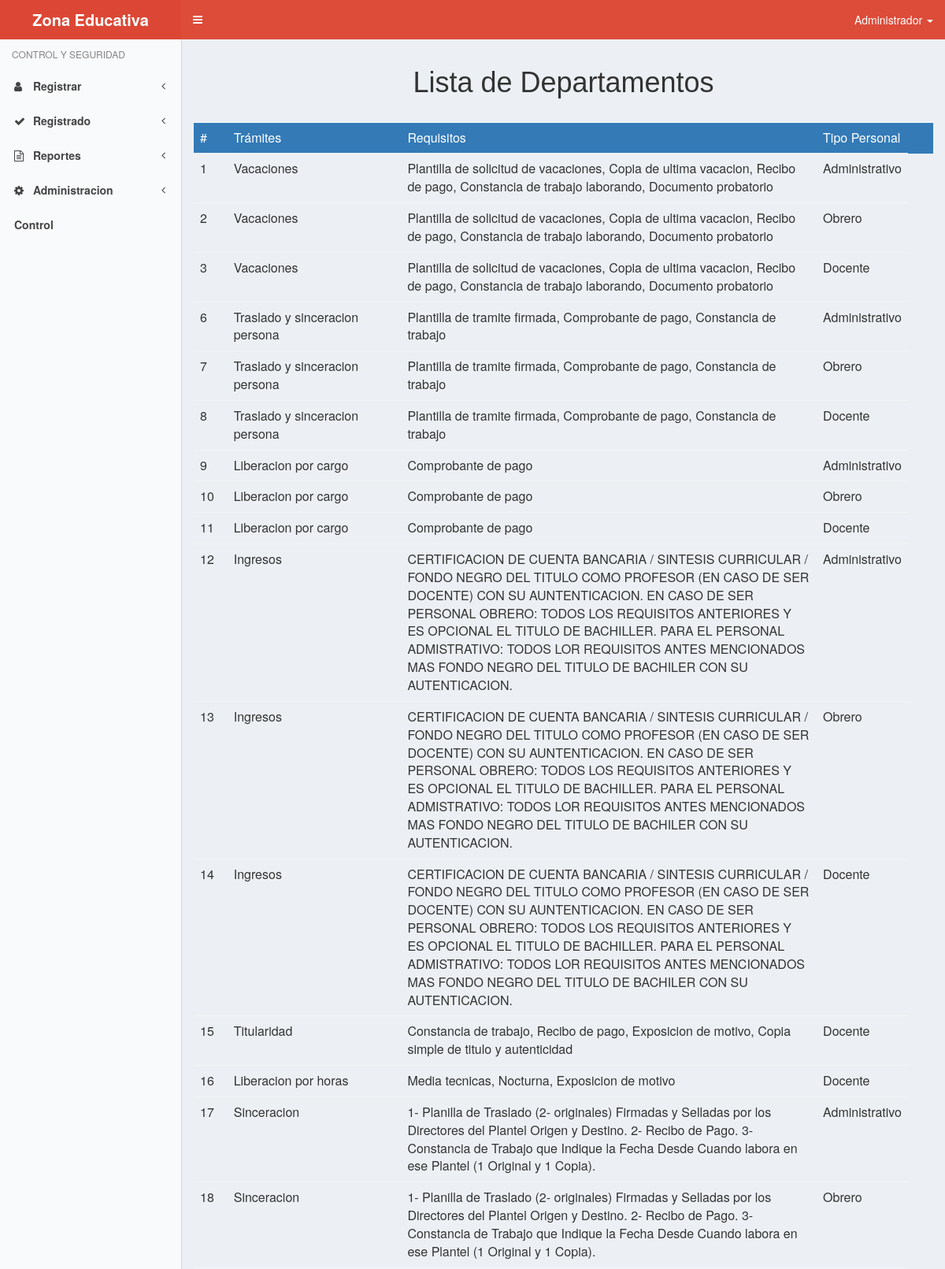
/admin/tramite.php (signed in, upper part), run on the app's committed database.
### tables this page shows
CREATE TABLE `tramites` (
  `id_tramites` int(11) NOT NULL,
  `nombre_tramite` varchar(500) NOT NULL,
  `requisitos_id` int(11) NOT NULL,
  `tipopersonal_id` int(11) NOT NULL
);

CREATE TABLE `requisitos` (
  `id_requisitos` int(11) NOT NULL,
  `nombre_requisito` varchar(1000) NOT NULL
);

CREATE TABLE `tipo_personal` (
  `id_tipopersonal` int(11) NOT NULL,
  `nombre_tipo` varchar(200) NOT NULL
);

### admin/tramite.php (the view, shortened to what this page needs)
<?php include ("navbar.php");?>
<?php
    $conexion=conectarse();
    $registros = mysqli_query($conexion,"SELECT * FROM tramites INNER JOIN requisitos ON (tramites.requisitos_id=requisitos.id_requisitos) INNER JOIN tipo_personal ON (tramites.tipopersonal_id=tipo_personal.id_tipopersonal) WHERE id_tramites>=1 ORDER BY 1 ") or
    die("Problemas en el select:".mysqli_error($conexion));
?>
<div class="content-wrapper">
      <div class="content">
        <div class="row">
  <div class="col-md-12">
    <center><h1>Lista de Departamentos</h1></center>
<br>
           <table class="table table-hover" style="border-color: #337ab7;">
          <tr style="color: #fff; background-color: #337ab7; border-color: #337ab7;">
          <th>#</th>
          <th>Trámites</th>
          <th>Requisitos</th>
          <th>Tipo Personal</th>
          <th></th>
          <th></th>
        <?php ; while ($reg=mysqli_fetch_array($registros)) :?>
         <?php include ('modal/editarTra.php'); ?>
         <tr>
          <td> <?php echo ($reg['id_tramites']); ?> </td>
          <td> <?php echo ($reg['nombre_tramite']); ?> </td>
           <td> <?php echo ($reg['nombre_requisito']);?></td>
          <td> <?php echo ($reg['nombre_tipo']);?></td>
        </tr>
        </tr>
<?php endwhile; ?>
        </table>
  </div>
</div>        </div>
      </div>
<?php include ("footer.php"); ?>

### admin/navbar.php (shortened to what this page needs)
<?php
if($_SESSION['ok']=="ok")
{
?>
<html lang="es">
  <head>
    <link rel="stylesheet" type="text/css" href="css/codrops.css" media="all">
    <link rel="stylesheet" type="text/css" href="css/slideshow.css" media="all">
    <link href="css/bootstrap.css" rel="stylesheet" type="text/css" />
    <link rel = "stylesheet" type = "text/css" href = "css/jquery-ui.css"/>
    <link href="css/font-awesome.css" rel="stylesheet" type="text/css" />
    <link href="css/Admin.css" rel="stylesheet" type="text/css" />
    <link href="css/skin-red-light.css" rel="stylesheet" type="text/css" />
  </head>
  <body class="skin-red-light sidebar-mini">
    <div class="wrapper">
            <header class="main-header">
        <a href="principal.php" class="logo">
          <span><b>Zona Educativa</b></span>
        </a>
 <nav class="navbar navbar-static-top" role="navigation">
          <a href="#" class="sidebar-toggle" data-toggle="offcanvas" role="button">
          </a>
          <div class="navbar-custom-menu">
            <ul class="nav navbar-nav">
              <li class="dropdown user user-menu">
                <a href="#" class="dropdown-toggle" data-toggle="dropdown">
                  <span class=""><?php echo $_SESSION['rol']; ?>
                   <b class="caret"></b> </span>
<br>
                </a>
              </li>
            </ul>
          </div>
        </nav>
      </header>
      <aside class="main-sidebar">
        <section class="sidebar" style="height:auto;">
           <ul class="sidebar-menu">
            <li class="header">CONTROL Y SEGURIDAD</li>
            <li><a href="#"><i class='fa fa-user'></i> <span>Registrar</span> <i class="fa fa-angle-left pull-right"></i></a>
                </li>
                <li><a href="#"><i class='fa fa-check'></i> <span>Registrado</span> <i class="fa fa-angle-left pull-right"></i></a>
                </li>
<li><a href="#"><i class='fa fa-file-text-o'></i> <span>Reportes</span> <i class="fa fa-angle-left pull-right"></i></a>
                </li>
            <li><a href="#"><i class='fa fa-cog'></i> <span>Administracion</span> <i class="fa fa-angle-left pull-right"></i></a>
            </li>
            <li><a href="control.php"><i class=''></i> <span>Control</span></a></li>
        </section>
</aside>
 <?php
}
else
{
  header("location: ../index.php");
}
?>

### admin/modal/editarTra.php (shortened to what this page needs)
<div class="modal" id="EditarTra<?php echo $reg["id_tramites"];?>" tabindex="-1" role="dialog" aria-labellebdy="myModalLabel" aria-hidden="true">

### admin/footer.php (shortened to what this page needs)
<br>
<br>
</div>
</body>
</html>

### admin/css/codrops.css (style rules this page uses)
body,div,dl,dt,dd,ul,ol,li,h1,h2,h3,h4,h5,h6,pre,form,fieldset,input,textarea,p,blockquote,th,td { margin:0; padding:0; }
html,body { margin:0; padding:0; }
table { border-collapse:collapse; border-spacing:0; }
address,caption,cite,code,dfn,th,var { font-style:normal; font-weight:normal; }
ol,ul { list-style:none; }
caption,th { text-align:left; }
h1,h2,h3,h4,h5,h6 { font-size:100%; font-weight:normal; }
body { font-family: Constantia, Palatino, "Palatino Linotype", "Palatino LT STD", Georgia, serif; background: #000; font-weight: 400; font-size: 15px; color: #aa3e03; }
a { color: #333; text-decoration: none; }

### admin/css/skin-red-light.css (style rules this page uses)
.skin-red-light .main-header .navbar { background-color: #dd4b39; }
.skin-red-light .main-header .navbar .nav > li > a { color: #ffffff; }
.skin-red-light .main-header .navbar .sidebar-toggle { color: #ffffff; }
.skin-red-light .main-header .navbar .sidebar-toggle { color: #fff; }
.skin-red-light .main-header .logo { background-color: #dd4b39; color: #ffffff; border-bottom: 0px solid transparent; }
.skin-red-light .wrapper, .skin-red-light .main-sidebar, .skin-red-light .left-side { background-color: #f9fafc; }
.skin-red-light .content-wrapper, .skin-red-light .main-footer { border-left: 1px solid #d2d6de; }
.skin-red-light .sidebar-menu > li { -webkit-transition: border-left-color 0.3s ease; -o-transition: border-left-color 0.3s ease; transition: border-left-color 0.3s ease; }
.skin-red-light .sidebar-menu > li.header { color: #848484; background: #f9fafc; }
.skin-red-light .sidebar-menu > li > a { border-left: 3px solid transparent; font-weight: 600; }
.skin-red-light .sidebar a { color: #444444; }

### data on the page
tramites: id_tramites "1", nombre_tramite "Vacaciones", requisitos.nombre_requisito "Plantilla de solicitud de vacaciones, Copia de ultima vacacion, Recibo de pago, Constancia de trabajo laborando, Documento probatorio", tipopersonal.nombre_tipo "Administrativo"
tramites: id_tramites "2", nombre_tramite "Vacaciones", requisitos.nombre_requisito "Plantilla de solicitud de vacaciones, Copia de ultima vacacion, Recibo de pago, Constancia de trabajo laborando, Documento probatorio", tipopersonal.nombre_tipo "Obrero"
tramites: id_tramites "3", nombre_tramite "Vacaciones", requisitos.nombre_requisito "Plantilla de solicitud de vacaciones, Copia de ultima vacacion, Recibo de pago, Constancia de trabajo laborando, Documento probatorio", tipopersonal.nombre_tipo "Docente"
tramites: id_tramites "6", nombre_tramite "Traslado y sinceracion persona", requisitos.nombre_requisito "Plantilla de tramite firmada, Comprobante de pago, Constancia de trabajo", tipopersonal.nombre_tipo "Administrativo"
tramites: id_tramites "7", nombre_tramite "Traslado y sinceracion persona", requisitos.nombre_requisito "Plantilla de tramite firmada, Comprobante de pago, Constancia de trabajo", tipopersonal.nombre_tipo "Obrero"
tramites: id_tramites "8", nombre_tramite "Traslado y sinceracion persona", requisitos.nombre_requisito "Plantilla de tramite firmada, Comprobante de pago, Constancia de trabajo", tipopersonal.nombre_tipo "Docente"
tramites: id_tramites "9", nombre_tramite "Liberacion por cargo", requisitos.nombre_requisito "Comprobante de pago", tipopersonal.nombre_tipo "Administrativo"
tramites: id_tramites "10", nombre_tramite "Liberacion por cargo", requisitos.nombre_requisito "Comprobante de pago", tipopersonal.nombre_tipo "Obrero"
tramites: id_tramites "11", nombre_tramite "Liberacion por cargo", requisitos.nombre_requisito "Comprobante de pago", tipopersonal.nombre_tipo "Docente"
tramites: id_tramites "12", nombre_tramite "Ingresos", requisitos.nombre_requisito "CERTIFICACION DE CUENTA BANCARIA / SINTESIS CURRICULAR / FONDO NEGRO DEL TITULO COMO PROFESOR (EN CASO DE SER DOCENTE) CON SU AUNTENTICACION. EN CASO DE SER PERSONAL OBRERO: TODOS LOS REQUISITOS ANTERIORES Y ES OPCIONAL EL TITULO DE BACHILLER. PARA EL PERSONAL ADMISTRATIVO: TODOS LOR REQUISITOS ANTES MENCIONADOS MAS FONDO NEGRO DEL TITULO DE BACHILER CON SU AUTENTICACION.", tipopersonal.nombre_tipo "Administrativo"
tramites: id_tramites "13", nombre_tramite "Ingresos", requisitos.nombre_requisito "CERTIFICACION DE CUENTA BANCARIA / SINTESIS CURRICULAR / FONDO NEGRO DEL TITULO COMO PROFESOR (EN CASO DE SER DOCENTE) CON SU AUNTENTICACION. EN CASO DE SER PERSONAL OBRERO: TODOS LOS REQUISITOS ANTERIORES Y ES OPCIONAL EL TITULO DE BACHILLER. PARA EL PERSONAL ADMISTRATIVO: TODOS LOR REQUISITOS ANTES MENCIONADOS MAS FONDO NEGRO DEL TITULO DE BACHILER CON SU AUTENTICACION.", tipopersonal.nombre_tipo "Obrero"
tramites: id_tramites "14", nombre_tramite "Ingresos", requisitos.nombre_requisito "CERTIFICACION DE CUENTA BANCARIA / SINTESIS CURRICULAR / FONDO NEGRO DEL TITULO COMO PROFESOR (EN CASO DE SER DOCENTE) CON SU AUNTENTICACION. EN CASO DE SER PERSONAL OBRERO: TODOS LOS REQUISITOS ANTERIORES Y ES OPCIONAL EL TITULO DE BACHILLER. PARA EL PERSONAL ADMISTRATIVO: TODOS LOR REQUISITOS ANTES MENCIONADOS MAS FONDO NEGRO DEL TITULO DE BACHILER CON SU AUTENTICACION.", tipopersonal.nombre_tipo "Docente"
tramites: id_tramites "15", nombre_tramite "Titularidad", requisitos.nombre_requisito "Constancia de trabajo, Recibo de pago, Exposicion de motivo, Copia simple de titulo y autenticidad", tipopersonal.nombre_tipo "Docente"
tramites: id_tramites "16", nombre_tramite "Liberacion por horas", requisitos.nombre_requisito "Media tecnicas, Nocturna, Exposicion de motivo", tipopersonal.nombre_tipo "Docente"
tramites: id_tramites "17", nombre_tramite "Sinceracion", requisitos.nombre_requisito "1- Planilla de Traslado (2- originales) Firmadas y Selladas por los Directores del Plantel Origen y Destino. 2- Recibo de Pago. 3- Constancia de Trabajo que Indique la Fecha Desde Cuando labora en ese Plantel (1 Original y 1 Copia).", tipopersonal.nombre_tipo "Administrativo"
tramites: id_tramites "18", nombre_tramite "Sinceracion", requisitos.nombre_requisito "1- Planilla de Traslado (2- originales) Firmadas y Selladas por los Directores del Plantel Origen y Destino. 2- Recibo de Pago. 3- Constancia de Trabajo que Indique la Fecha Desde Cuando labora en ese Plantel (1 Original y 1 Copia).", tipopersonal.nombre_tipo "Obrero"

### other printed values
$_SESSION['rol'] "Administrador"
